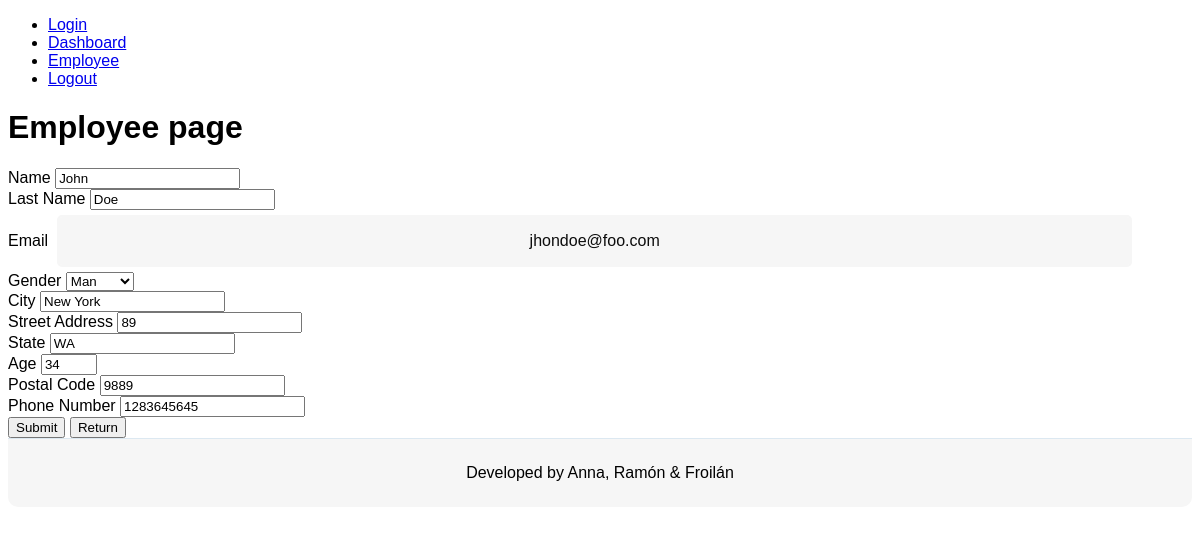
Screenshot of /employee/viewEmployee/2 (signed in) with the database file from the repository.
### tables this page shows
CREATE TABLE employees (
    emp_no      INT             NOT NULL AUTO_INCREMENT,
    employee_name  VARCHAR(14)     NOT NULL,
    employee_last_name  VARCHAR(16)     NOT NULL,
    employee_email  VARCHAR(40)     NOT NULL,
    employee_gender      ENUM ('man','woman')  NOT NULL,
    employee_city   VARCHAR(16)     NOT NULL,
    employee_street_address   VARCHAR(16)     NOT NULL,
    employee_state   VARCHAR(16)     NOT NULL,
    employee_age   INT      NOT NULL,
    employee_postal_code   INT      NOT NULL,
    employee_phone_number  VARCHAR(40)      NOT NULL,
    PRIMARY KEY (emp_no)
);

### libs/view.php (called while the page is built, shortened)
<?php
class View{
    function render($nombre){
        require 'views/'. $nombre . ".php";
    }
}

### controllers/employee.php (called while the page is built, shortened)
<?php
class Employee extends Controller{
    function __construct()
    {
        $this->view->message ='';
        $this->model = new EmployeeModel();
    }
    function render(){
        $this->view->render('employee/index');
    }
    function viewEmployee($param = null){
        $employee = $this->model->getById($param[0]);
        $this->view->employee = $employee;
        $this->render();
    }
}

### index.php (called while the page is built, shortened)
<?php
require_once 'libs/database.php';
require_once "libs/view.php";
$app = new App();

### libs/database.php (called while the page is built)
<?php
class Database{
    private $host;
    private $db;
    private $user;
    private $password;
    private $charset;
    public function __construct()
    {
        $this->host = constant('HOST');
        $this->db = constant('DB');
        $this->user = constant('USER');
        $this->password = constant('PASSWORD');
        $this->charset = constant('CHARSET');
    }
    function connect(){
        try{
            $connection = 'mysql:host=' . $this->host . ';dbname=' . $this->db . ';charset=' .  $this->charset;
            $options = [
                PDO::ATTR_ERRMODE => PDO::ERRMODE_EXCEPTION,
                PDO::ATTR_EMULATE_PREPARES => false,
            ];
            $pdo = new PDO
($connection, $this->user, $this->password, $options);
            return $pdo;
        }
        catch (PDOException $e){
            print_r('Error connection: ' . $e->getMessage());
        }
    }
}

### models/employeeModel.php (called while the page is built, shortened)
<?php
class EmployeeModel extends Model {
    public function getById($emp_no){
        try {
            $query = $this->db->connect()->prepare('SELECT * FROM employees WHERE emp_no = :emp_no');
            $query->execute(['emp_no' => $emp_no]);
            return $query->fetch();
        } catch (PDOException $e) {
            echo $e->getMessage();
        }
    }
}

### views/employee/index.php (the view, shortened to what this page needs)
<?php require 'views/header.php'?>
<div>
    <h1>Employee page</h1>
    <form id="employee-form" class="container" action="<?php echo isset($this->employee) ? constant('URL') . "employee/updateEmployee": constant('URL') . "employee/insertEmployee"?>" method="POST">
    <div class="form-row">
        <div class="form-group col-sm-6">
            <label for="inputName4">Name</label>
            <input required type="text" class="form-control" id="inputName4" name="employee_name" placeholder="Name" value="<?php echo isset($this->employee) ? $this->employee['employee_name'] : ''?>">
        </div>
        <div class="form-group col-sm-6">
            <label for="inputLastName4">Last Name</label>
            <input required type="text" class="form-control" id="inputLastName4" name="employee_last_name" placeholder="Last Name" value="<?php echo isset($this->employee) ? $this->employee['employee_last_name'] : ''?>">
        </div>
    </div>
    <div class="form-row">
        <div class="form-group col-sm-6">
            <label for="inputEmail4">Email</label>
            <input required type="email" class="form-control" id="inputEmail4" name="employee_email" placeholder="Email" value="<?php echo isset($this->employee) ? $this->employee['employee_email'] : ''?>">
        </div>
        <div class="form-group col-sm-6">
            <label for="inputGender">Gender</label>
            <select required id="inputGender" name="employee_gender" class="form-control">
                <?php if (isset($this->employee) && $this->employee['employee_gender'] === 'man') {
                    echo '<option selected value="man">Man</option>
                    <option value="woman">Woman</option>';
                } elseif (isset($this->employee) && $this->employee['employee_gender'] === 'woman') {
                    echo '<option value="man">Man</option>
                    <option selected value="woman">Woman</option>';
                } else {
                    echo '<option></option>
                    <option value="man">Man</option>
                    <option value="woman">Woman</option>';
                } ?>
            </select>
        </div>
    </div>
    <div class="form-row">
        <div class="form-group col-sm-6">
            <label for="inputCity4">City</label>
            <input required type="text" class="form-control" id="inputCity4" name="employee_city" placeholder="Barcelona" value="<?php echo isset($this->employee) ? $this->employee['employee_city'] : ''?>">
        </div>
        <div class="form-group col-sm-6">
            <label for="inputAddress4">Street Address</label>
            <input required type="text" class="form-control" id="inputAddress4" name="employee_street_address" placeholder="Carrer de ..." value="<?php echo isset($this->employee) ? $this->employee['employee_street_address'] : ''?>">
        </div>
    </div>
    <div class="form-row">
        <div class="form-group col-sm-6">
            <label for="inputState4">State</label>
            <input required type="text" class="form-control" id="inputState4" name="employee_state" placeholder="Barcelona" value="<?php echo isset($this->employee) ? $this->employee['employee_state'] : ''?>">
        </div>
        <div class="form-group col-sm-6">
            <label for="inputAge4">Age</label>
            <input required type="number" class="form-control" id="inputAge4" min="16" max="67" name="employee_age" placeholder="24" value="<?php echo isset($this->employee) ? $this->employee['employee_age'] : ''?>">
        </div>
    </div>
    <div class="form-row">
        <div class="form-group col-sm-6">
            <label for="inputPostal4">Postal Code</label>
            <input required type="number" class="form-control" id="inputPostal4" name="employee_postal_code" placeholder="08001" value="<?php echo isset($this->employee) ? $this->employee['employee_postal_code'] : ''?>">
        </div>
        <div class="form-group col-sm-6">
            <label for="inputPhone4">Phone Number</label>
            <input required type="tel" class="form-control" id="inputPhone4" name="employee_phone_number" placeholder="692 222 555" value="<?php echo isset($this->employee) ? $this->employee['employee_phone_number'] : ''?>">
        </div>
    </div>
    <div class="form-row">
        <div class="form-group col-sm-6">
            <button type="submit" class="btn btn-primary">Submit</button>
            <button type="reset" class="btn btn-secondary">Return</button>
        </div>
    </div>
</form>
</div>
<?php require 'views/footer.php'?>

### public/css/login.css (style rules this page uses)
body { font-family: "Poppins", sans-serif; height: 100vh; }
input[type=email], input[type=password] { background-color: #f6f6f6; border: none; color: #0d0d0d; padding: 15px 32px; text-align: center; text-decoration: none; display: inline-block; font-size: 16px; margin: 5px; width: 85%; border: 2px solid #f6f6f6; -webkit-transition: all 0.5s ease-in-out; -moz-transition: all 0.5s ease-in-out; -ms-transition: all 0.5s ease-in-out; -o-transition: all 0.5s ease-in-out; transition: all 0.5s ease-in-out; -webkit-border-radius: 5px 5px 5px 5px; border-radius: 5px 5px 5px 5px; }
input[type=email]:placeholder, input[type=password]:placeholder { color: #cccccc; }

### rows the page displays
employees: employee_name "John", employee_last_name "Doe", employee_email "jhondoe@foo.com", employee_gender "Man", employee_city "New York", employee_street_address "89", employee_state "WA", employee_age "34", employee_postal_code "9889", employee_phone_number "1283645645"
